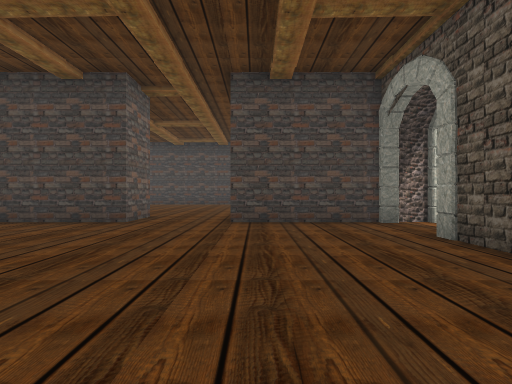
View 1 (above)

24 first-person views from a walk through a scene from a Unity 3-D project. The camera is 1.3 m above the floor, looks level and sees 85° across. The floor is counted in squares, 2 m on a side. Each view is taken from the middle of a square. On the plan, view 1 faces up. The plan holds only what a view shows up to about 9 squares ahead; the rest is blank. The place goes on beyond the plan. The terrain is drawn as flat ground. Some animated figures are left out. Some surface patterns are stand-ins.

View 2
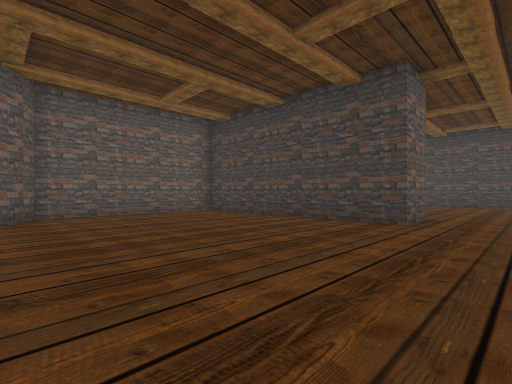

View 3
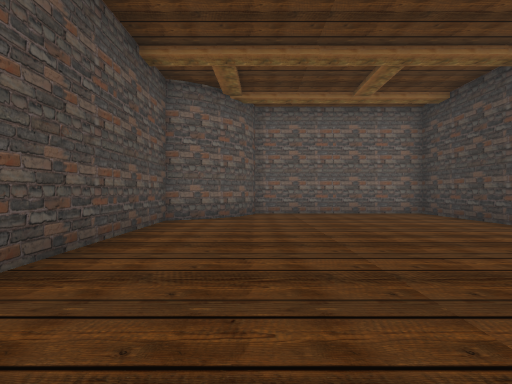

View 4
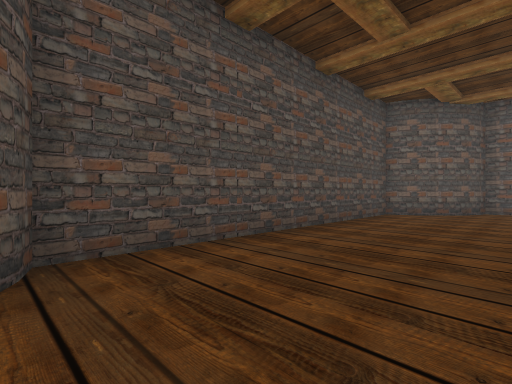

View 5
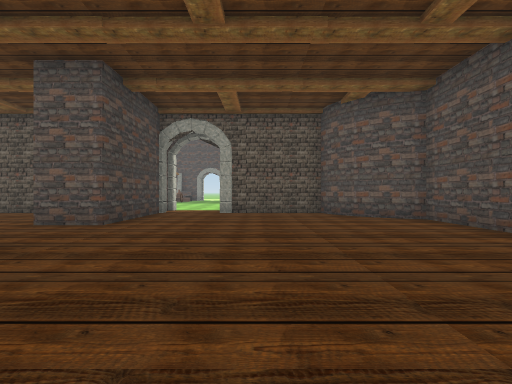

View 6
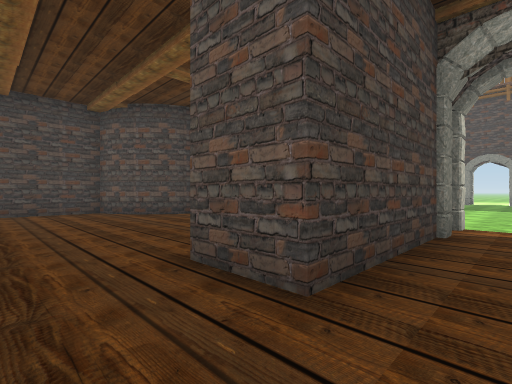

View 7
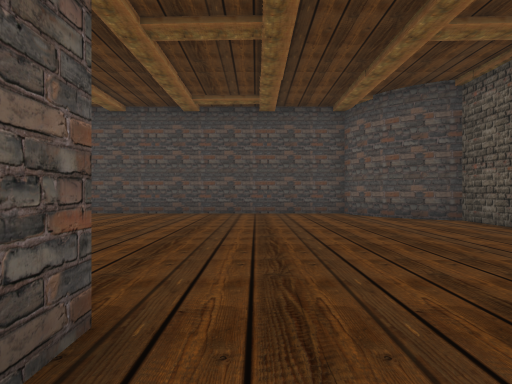

View 8
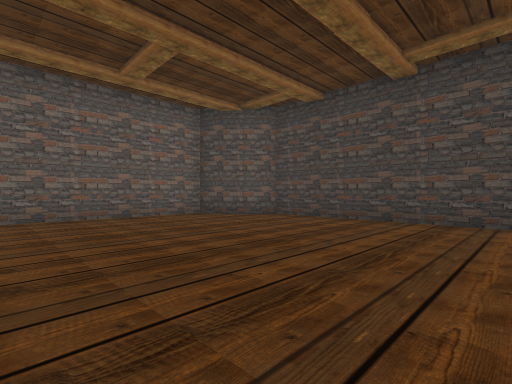

View 9
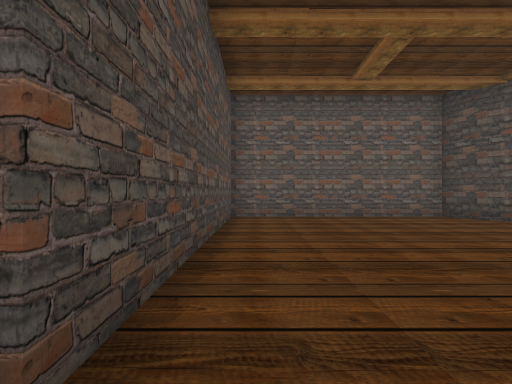

View 10
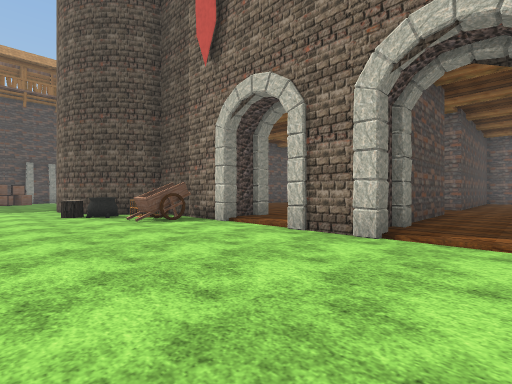

View 11
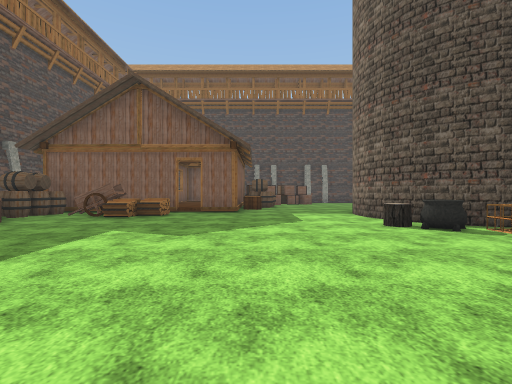

View 12
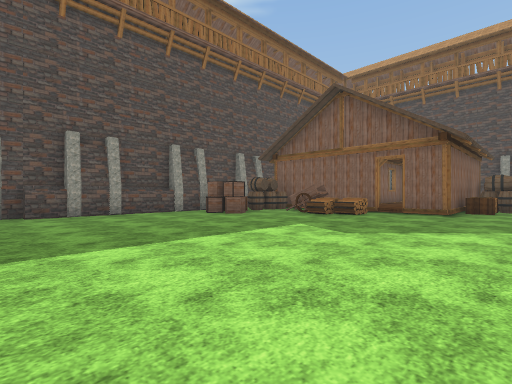

View 13
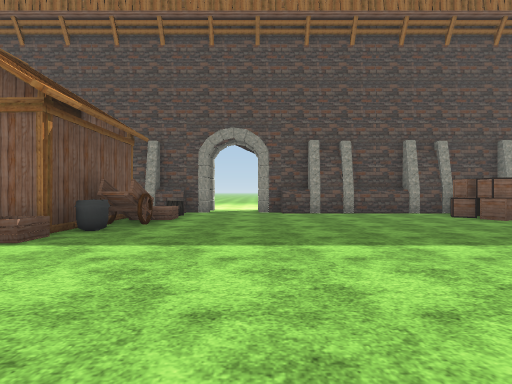

View 14
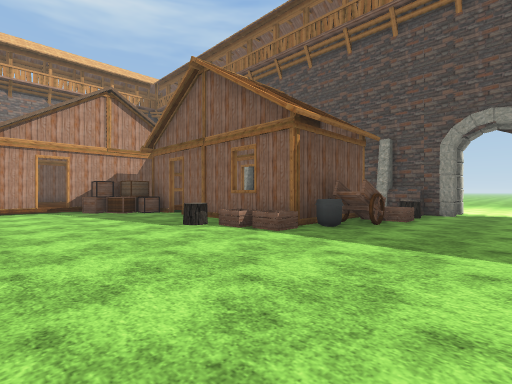

View 15
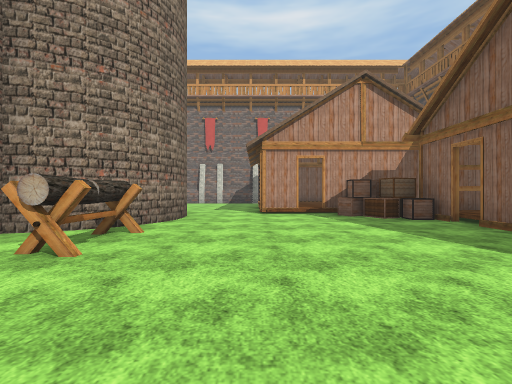

View 16
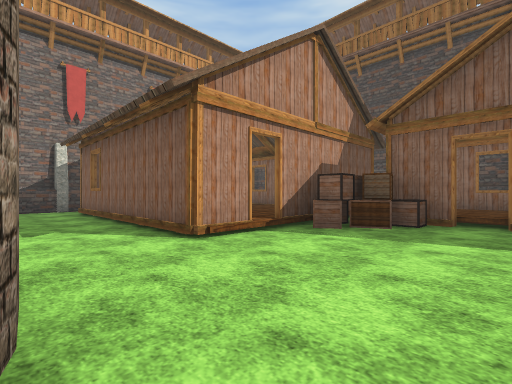

View 17
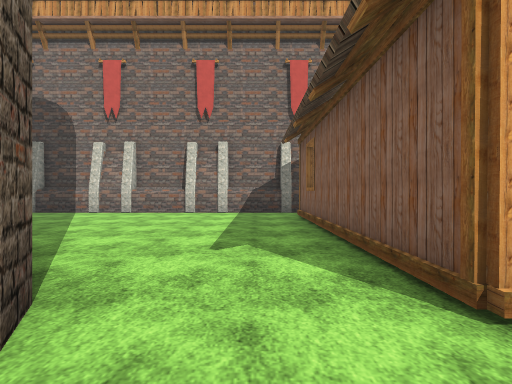

View 18
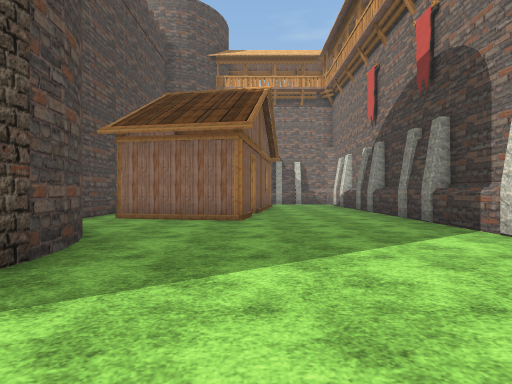

View 19
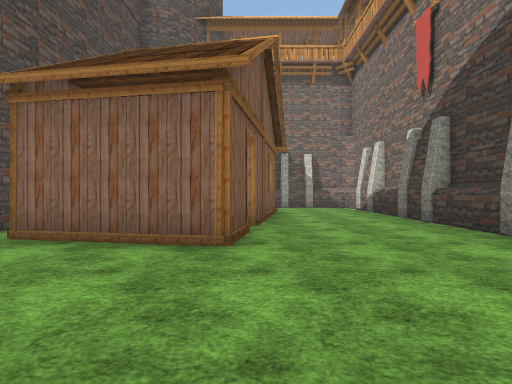

View 20
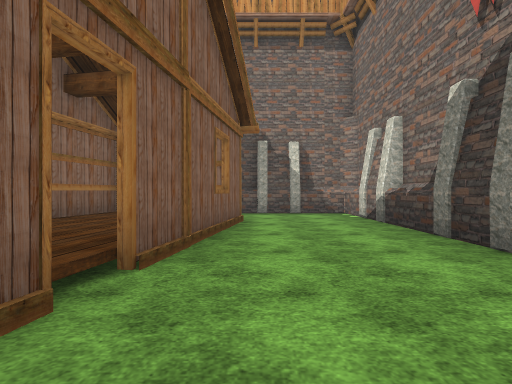

View 21
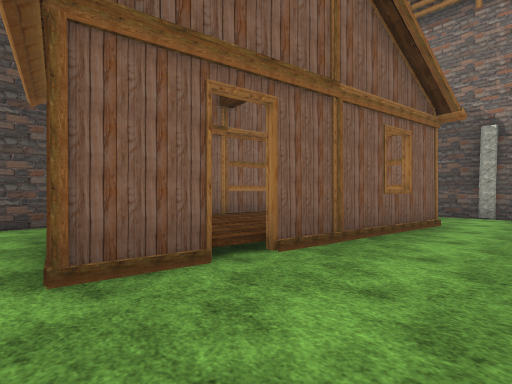

View 22
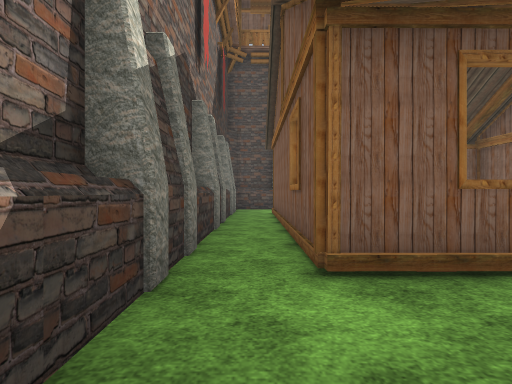

View 23
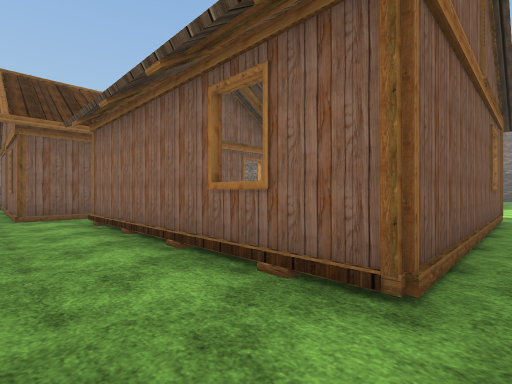

View 24
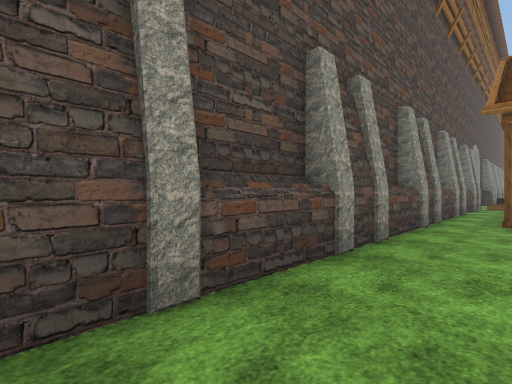

### Floor plan
Key: @ floor where view 1 was taken; # wall or solid block; . main floor; : floor 0.25 m higher than the main floor; + floor 0.5 m higher than the main floor; / step, stairs or slope; W wagon; C cauldron; B box; A barrel; H house; R crate; G bag; O other object.
Columns run from 10 left of view 1 to 18 right of it. Each row starts with its distance up from view 1.
 24  #########################
 23  #.........................
 22  #................HHHHHHH..#
 21  #..H.............H     H..#
 20  #. HHHH/H........H     H..#
 19         +H........H     H..#
 18    HH    H........H     H..#
 17     HHHHHH..OOOO..H+++  H..#
 16         ...O    O.HH.BBHH..#
 15    #########    O....BBHHH.#
 14    ::::::::O    O......+ H.#
 13 # ::::::::::O##O......H+ H.#
 12 #::::::::::::##.O.....H  H.#
 11 #::::::::::::# .O....OH  H.#
 10 #::::::::::::#  ......R  H.#
  9 #:::::::::::::/.......RGWR##
  8 #:::::::::::::/..........RO##
  7 ########::####O..............
  6 ########::###OO............OO
  5 #:::::::::::::/............#
  4 #::::::::::::OO............#
  3 #::::::::::::##W...........#
  2 #::::::::::::##W...........#
  1 #::::::::::::##CC........B.#
  0 ##O:::::::@:   O.........BB#
 -1  ##########O    O......W.AA#
 -2                 O.....OWWA #
 -3                O....H/HHH
 -4               OO   OH
 -5                    A
 -6                    A
 -7                   AA

Where each view was taken, in squares from view 1:
view 1: 0 up, 0 right, facing up
view 2: 0 up, 1 left, facing up-left
view 3: 1 up, 1 left, facing left
view 4: 2 up, 1 right, facing down-left
view 5: 3 up, 6 left, facing right
view 6: 5 up, 2 left, facing up-right
view 7: 6 up, 2 left, facing up
view 8: 8 up, 2 left, facing up-left
view 9: 8 up, 2 left, facing left
view 10: 9 up, 8 right, facing down-left
view 11: 6 up, 9 right, facing down
view 12: 6 up, 8 right, facing down-right
view 13: 6 up, 8 right, facing right
view 14: 6 up, 8 right, facing up-right
view 15: 8 up, 8 right, facing up
view 16: 13 up, 6 right, facing up-right
view 17: 15 up, 7 right, facing up
view 18: 20 up, 6 right, facing left
view 19: 20 up, 3 right, facing left
view 20: 21 up, 0 right, facing left
view 21: 22 up, 0 right, facing down-left
view 22: 23 up, 6 right, facing right
view 23: 23 up, 16 right, facing down-left
view 24: 22 up, 15 right, facing down-right
